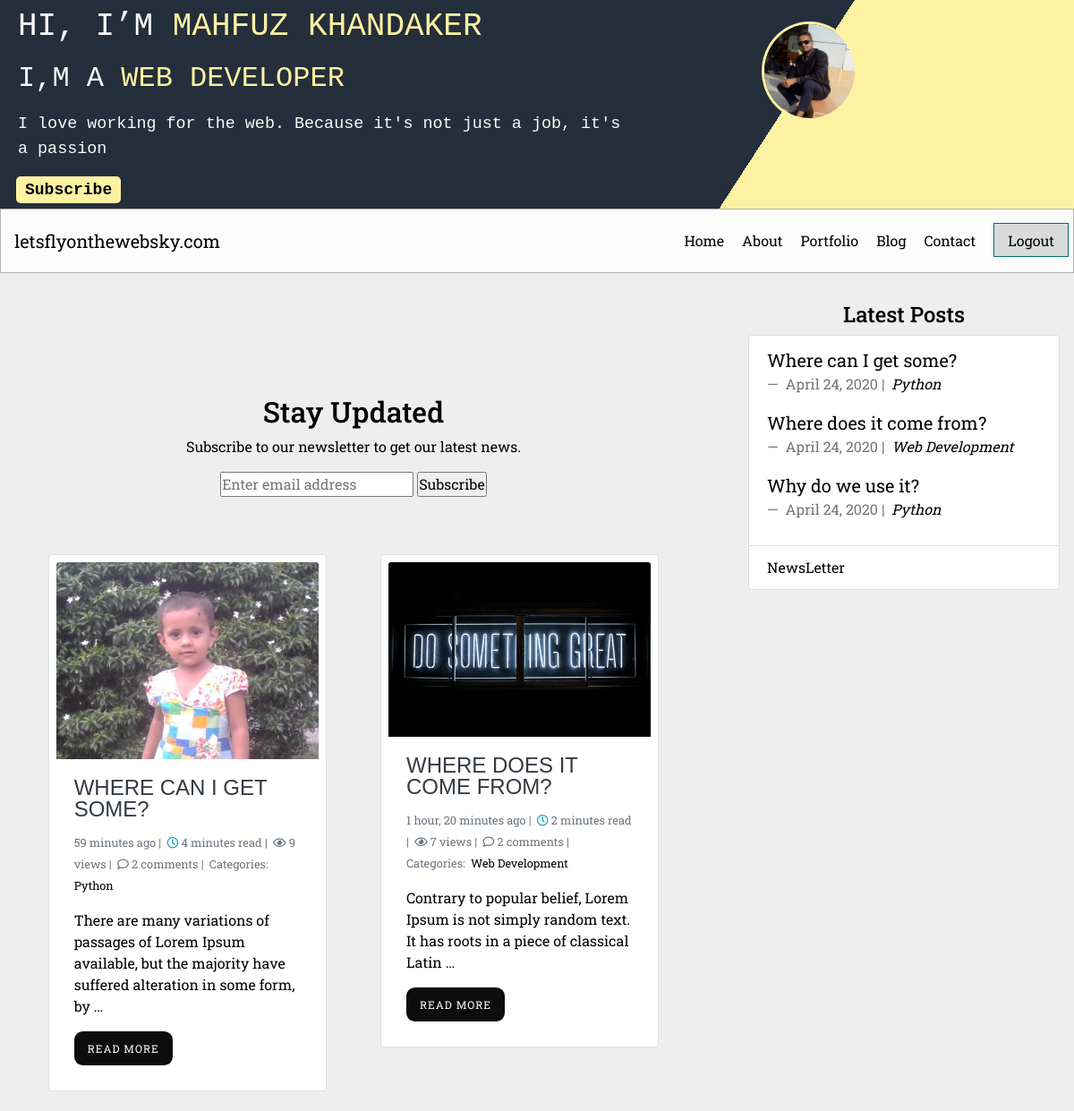
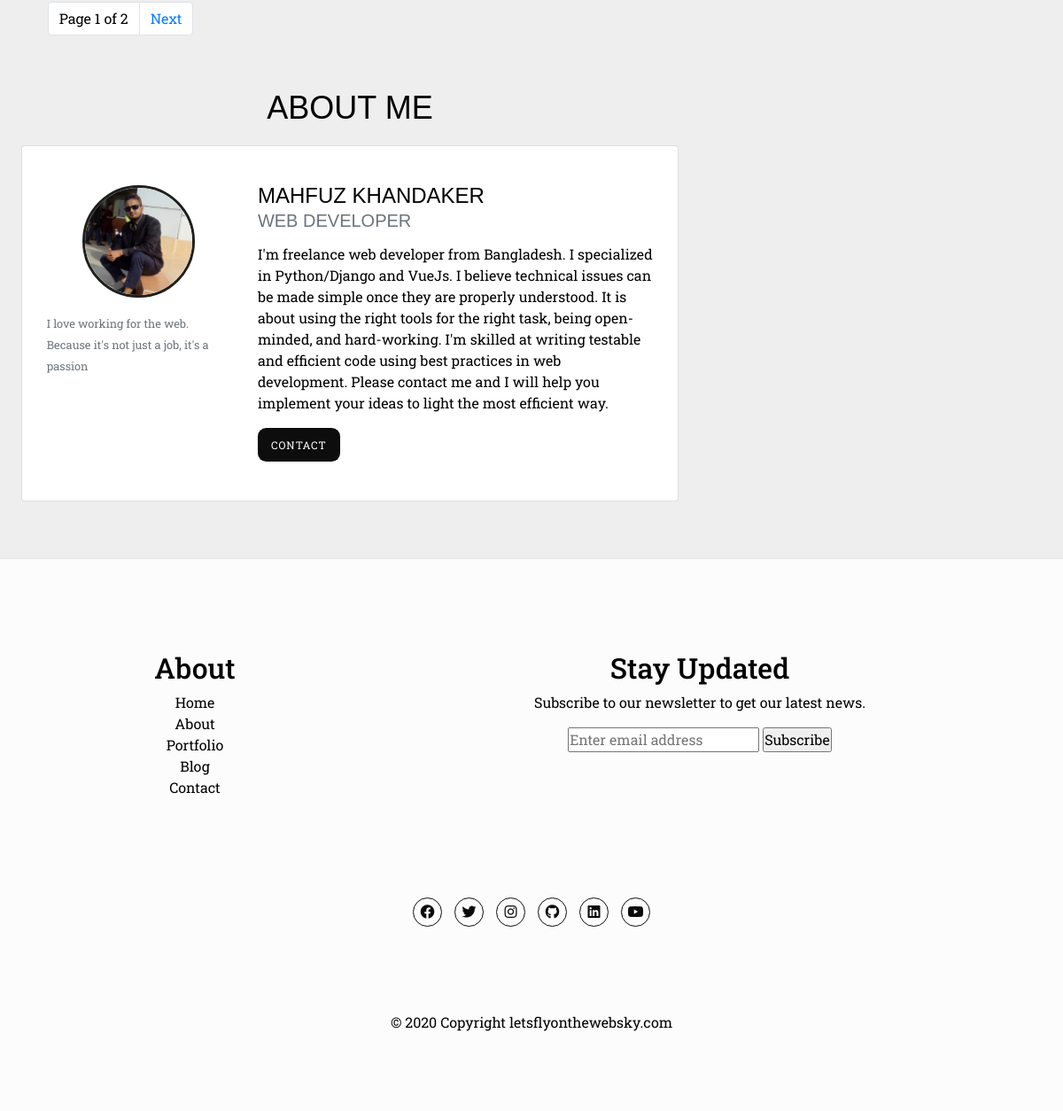
The app's page / (signed in) with its own data (2 pictures, top to bottom).
### about/models.py (models this page shows, shortened)
class About(models.Model):
    profile_pic = models.ImageField(upload_to='images/', blank=True)
    name        = models.CharField(max_length=120)
    title       = models.CharField(max_length=120)
    bio         = models.CharField(max_length=250)
    description = models.TextField()
    website     = models.URLField(blank=True, null=True)
    objects = models.Manager()

### blog/models.py (models this page shows, shortened)
class Post(models.Model):
    main_image      = models.ImageField(upload_to='images/', blank=True)
    title           = models.CharField(max_length=255)
    slug            = models.SlugField(null=False, unique=True)
    body            = models.TextField()
    created_on      = models.DateTimeField(auto_now_add=True)
    status          = models.IntegerField(choices=STATUS, default=0)
    last_modified   = models.DateTimeField(auto_now=True)
    categories      = models.ManyToManyField('Category', related_name='posts')
    read_time       = models.IntegerField(default=0)
    number_of_views = models.IntegerField(default=0, null=True, blank=True)
    number_of_likes = models.IntegerField(default=0, null=True, blank=True)
    objects = models.Manager()
    class Meta:
        ordering = ['-created_on']
    def get_absolute_url(self):
        return reverse('blog_detail', kwargs={'slug': self.slug})
    @property
    def comments(self):
        instance = self
        qs = Comment.objects.filter_by_instance(instance)
        return qs

class Category(models.Model):
    name = models.CharField(max_length=20, db_index=True,unique=True)
    objects = models.Manager()

### personal_website/views.py (the view)
# urls.py: 2. Add a URL to urlpatterns:  path('', Home.as_view(), name='home')
class Home(generic.ListView):
    model = Post
    template_name = 'home.html'
    context_object_name = 'posts'
    paginate_by = 2
    def get_context_data(self, **kwargs):
        context = super(Home, self).get_context_data(**kwargs)
        context['post_num'] = Post.objects.count()
        return context

### about/templatetags/about_tags.py (called while the page is built)
@register.inclusion_tag('_about_me.html')
def about_me():
    abouts = About.objects.all()
    return {'abouts': abouts}

@register.inclusion_tag('_about_me_detail.html')
def about_me_detail():
    abouts = About.objects.all()
    return {'abouts': abouts}

### blog/models.py (called while the page is built)
    def filter_by_instance(self, instance):
        content_type = ContentType.objects.get_for_model(instance.__class__)
        obj_id = instance.id
        qs = super(CommentManager, self).filter(content_type=content_type, object_id=obj_id).filter(parent=None)
        return qs

### blog/templatetags/blog_tags.py (called while the page is built)
@register.inclusion_tag('_latest_posts.html')
def latest_posts():
    posts = Post.objects.filter(status=1)[:3]
    return {'posts': posts}

### blog/templatetags/markdown_extras.py (called while the page is built)
@register.filter()
@stringfilter
def markdown(value):
    return md.markdown(value, extensions=['markdown.extensions.fenced_code'])

### personal_website/templates/home.html
{% extends 'base.html' %}
{% load markdown_extras %}
{% load about_tags %}
{% block page_content %}
<div class="container py-5">
  <div class="row py-5">
    <div class="col-sm text-center">
      <h2>Stay Updated</h2>
      <p>Subscribe to our newsletter to get our latest news.</p>
      <form action="{% url 'newsletters:subscribe' %}" method="POST">{% csrf_token %}
        <input type="email" name="email" placeholder="Enter email address">
        <input type="submit" value="Subscribe">
      </form>
    </div>
  </div>
  <div class="row py-3">
    {% for post in posts %}
    <div class="col-md-6">
      <div class="container">
        <div class="card mb-2">
          <img class="card-img-top" src="{{ post.main_image.url }}" alt="Card image cap">
           <div class="card-body">
            <h3 class="card-title"><a class="text-dark" href="{% url 'blog_detail' post.slug %}">{{ post.title }}</a></h3>
            <small class="text-muted">
               {{ post.last_modified | timesince }} ago |&nbsp;
              <i class="far fa-clock text-info"></i> {% if post.read_time <= 1 %} < 1 Minute {% else %}{{ post.read_time }} minutes read {% endif %} |&nbsp;
              <i class="far fa-eye"></i> {{ post.number_of_views }} views |&nbsp;
              <i class="far fa-comment"></i> {{ post.comments.count }} comments |&nbsp;
              Categories:&nbsp;
              {% for category in post.categories.all %}
              <a href="{% url 'blog_category' category.name %}">
                {{ category.name }}
                </a>&nbsp;
              {% endfor %}
            </small>
            <p class="card-text">{{ post.body | markdown | safe | truncatewords:20 }}</p>
            <a class="blog-home__cta" href="{% url 'blog_detail' post.slug %}">Read more</a>
          </div>
        </div>
      </div>
    </div>
    {% endfor %}
  </div>
  {% if is_paginated %}
  <div class="container mb-3">
    {% include 'pagination.html' %}
  </div>
{% endif %}
</div>
<div class="container-fluid">
  <h1 class="text-center">ABOUT ME</h1>
  {% about_me_detail %}
</div>
{% endblock %}

### about/templates/_about_me.html
{% for about_entry in abouts %}
<header>
  <div class="container-fluid">
    <div class="row">
      <div class="col-12">
        <div class="parent">
          <div class="box-one">
              <h3>Hi, I’m <span class="color-secondary">{{ about_entry.name }}</span></h3>
              <h5>I,m a <span class="color-secondary">{{ about_entry.title }}</span></h5>
              <p>{{ about_entry.bio }}</p>
              <div class="ml-2"> <a class="subscribe-link" href="{% url 'newsletters:subscribe' %}">Subscribe</a> </div>
          </div>
          <div class="box-two">
            <div class="image" >
            <img src="{{ about_entry.profile_pic.url }}" >
            </div>
          </div>
        </div>
    </div>
    </div>
  </div>
  </header>
{% endfor %}

### about/templates/_about_me_detail.html (shortened to what this page needs)
{% for about_entry in abouts %}
<div class="card">
    <div class="card-body">
        <div class="row">
            <div class="col-md-4 py-3">
                <img class="rounded-circle mx-auto d-block mb-3" src="{{ about_entry.profile_pic.url }}" alt="">
                <small class="text-muted">{{ about_entry.bio }}</small>
            </div>
            <div class="col-md-8 py-3">
                <h3 class="card-title">{{ about_entry.name }}</h3>
                <h5 class="card-subtitle text-muted">{{ about_entry.title }}</h5>
                <p class="card-text">{{ about_entry.description }}</p>
                <a href="{% url 'contact' %}" class="blog-home__cta">Contact</a>
            </div>
        </div>
    </div>
</div>
{% endfor %}

### blog/templates/_latest_posts.html
{% for entry in posts %}
<blockquote class="blockquote">
  <p class="mb-0"><a href="{{ entry.get_absolute_url }}">{{ entry.title }}</a></p>
  <footer class="blockquote-footer">
    {{ entry.created_on.date }} |&nbsp;
    <cite title="Source Title">
      {% for category in entry.categories.all %}
      <a href="{% url 'blog_category' category.name %}">
        {{ category.name }}
      </a>
      {% endfor %}
    </cite>
  </footer>
</blockquote>
{% endfor %}

### static/css/main.css (style rules this page uses)
*, *:before, *:after { margin: 0; padding: 0; -moz-box-sizing: border-box; -webkit-box-sizing: border-box; -ms-box-sizing: border-box; box-sizing: border-box; transition: 0.4s ease all; }
html { height: 100%; font-size: 100%; }
body { display: block; background: #eee; color: #000000; }
.container-fluid, .container-lg, .container-md, .container-sm, .container-xl { width: 100%; padding-right: 0; padding-left: 0; margin-right: auto; margin-left: auto; }
header { min-height: 10vh; z-index: 10; }
.parent { background-color: #252E3B; display: flex; }
.box-one { width: 75%; color: #f7fafa; background-color: #252E3B; padding: 7px 10px; }
.box-two { width: 50%; background: linear-gradient(-57deg, #fcf2a2 63%, #252E3B 42%); color: white; }
.color-secondary, a { color: #fcf2a2; text-decoration: none; }
.subscribe-link { padding: 5px 10px; background: #fcf2a2; border-radius: 5px; font-family: monospace; font-weight: 600; font-size: 18px; color: #000000; }
header h3 { padding-top: 5px; padding-left: 10px; font-size: 0.85em; font-family: monospace; }
header h5 { padding-left: 10px; font-size: 0.75em; font-family: monospace; }
header p { padding-left: 10px; font-size: 0.55em; font-family: monospace; }
.image { height: 66px; width: 66px; border-radius: 50%; margin-top: 5%; margin-left: 22%; }
.image img { max-width: 100%; height: auto; border-radius: 50%; border: 3px solid #fcf2a2; }
@media (min-width: 576px) { header h3 { font-size: 1.25em; } }
@media (min-width: 576px) { header h5 { font-size: 1.15em; } }
@media (min-width: 576px) { header p { font-size: 0.75em; font-family: monospace; } }
@media (min-width: 576px) { .image { height: 77px; width: 77px; border-radius: 50%; margin-left: 27%; } }
@media (min-width: 768px) { header h3 { font-size: 1.50em; } }
@media (min-width: 768px) { header h5 { font-size: 1.25em; } }
@media (min-width: 768px) { header p { font-size: 0.85em; font-family: monospace; } }
@media (min-width: 768px) { .image { height: 87px; width: 87px; border-radius: 50%; } }
@media (min-width: 992px) { header h3 { font-size: 1.75em; } }
@media (min-width: 992px) { header h5 { font-size: 1.50em; } }
@media (min-width: 992px) { header p { font-size: 1em; font-family: monospace; } }
@media (min-width: 992px) { .image { height: 97px; width: 97px; border-radius: 50%; } }
@media (min-width: 1200px) { header h3 { font-size: 2.25em; } }
@media (min-width: 1200px) { header h5 { font-size: 2em; } }
@media (min-width: 1200px) { header p { font-size: 1.15em; font-family: monospace; } }
@media (min-width: 1200px) { .image { height: 107px; width: 107px; border-radius: 50%; } }
a { color: #000000; text-decoration: none; }
@media (min-width: 768px) { .col-md-4 { -ms-flex: 0 0 33.333333%; flex: 0 0 33.333333%; max-width: 33.333333%; } }
body, button, input { font-family: Roboto Slab; }
h1 { font: 2.25em/1 Helvetica, sans-serif; margin-bottom: .667em; }
h3 { font: 1.5em/1 Helvetica, sans-serif; text-transform: uppercase; margin-bottom: .667em; }
h5 { font: 1.25em/1 Helvetica, sans-serif; text-transform: uppercase; margin-bottom: .667em; }
p { margin-bottom: 1em; }
.blog-home__cta { display: inline-block; padding: 10px 15px; letter-spacing: 1px; text-transform: uppercase; font-size: 0.75em; color: #fff; background: #0d0d0d; border-radius: 0.8em; }
.card { padding: .5em; background: #fff; -webkit-transition: all 0.4s ease; transition: all 0.4s ease; }
.card-img-top { width: 100%; object-fit: cover; }
.rounded-circle { height: 127px; width: 127px; border-radius: 50%; border: 3px solid #1f1f1e; }

### records on screen
About: name "MAHFUZ KHANDAKER", title "WEB DEVELOPER", bio "I love working for the web. Because it's not just a job, it's a passion", profile_pic (picture), description "I'm freelance web developer from Bangladesh. I specialized in Python/Django and VueJs. I believe technical issues can be made simple once they are properly understood. It is about using the right tools for the right task, being open-minded, and hard-working. I'm skilled at writing testable and efficient code using best practices in web development. Please contact me and I will help you implement your ideas to light the most efficient way."
Post: main_image (picture), title "WHERE CAN I GET SOME?", last_modified "59 minutes", read_time "4", number_of_views "9", comments.count "2", body "There are many variations of passages of Lorem Ipsum available, but the majority have suffered alteration in some form, by …", title "Where can I get some?", created_on "April 24, 2020"
Category: name "Python"
Post: main_image (picture), title "WHERE DOES IT COME FROM?", last_modified "1 hour, 20 minutes", read_time "2", number_of_views "7", comments.count "2", body "Contrary to popular belief, Lorem Ipsum is not simply random text. It has roots in a piece of classical Latin …", title "Where does it come from?", created_on "April 24, 2020"
Category: name "Web Development"
Post: title "Why do we use it?", created_on "April 24, 2020"

### other values on screen
{{ page_obj.number }} "1"
{{ page_obj.paginator.num_pages }} "2"
